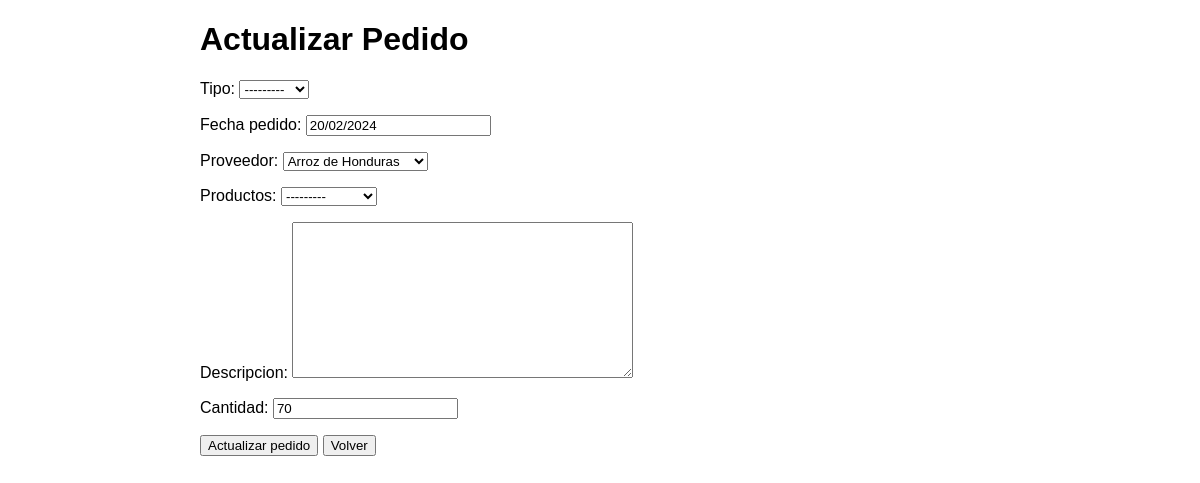
Page /detalle_pedido/3/actualizar/ on the earlier database version.
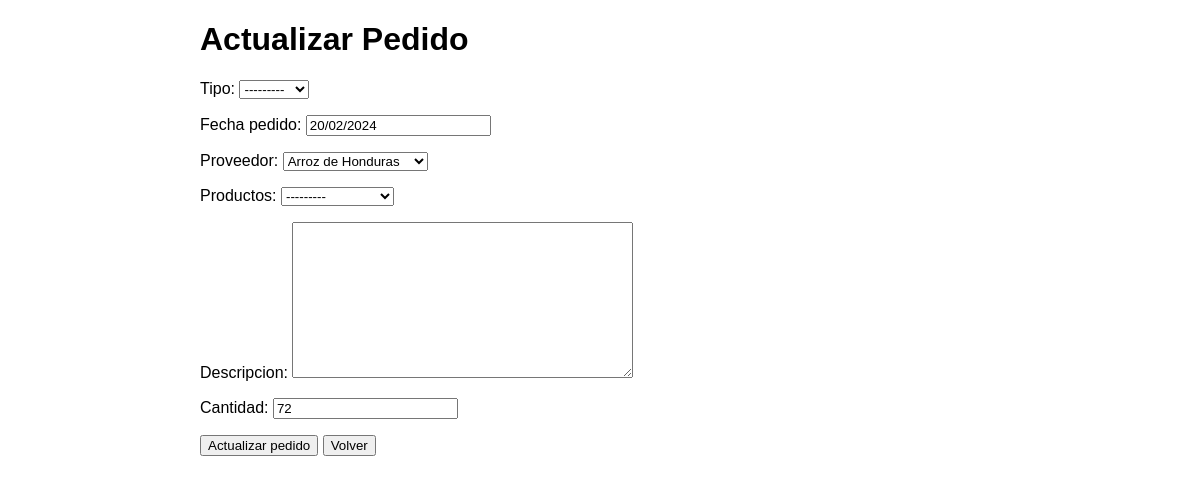
Same page on the later database version.
### inventario_app/models.py (models this page shows, shortened)
class Pedido(models.Model):
    TIPO_CHOICES = (
        ('COMPRA', 'Compra'),
        ('VENTA', 'Venta'),
    )
    tipo = models.CharField(max_length=6, choices=TIPO_CHOICES, null=True)
    fecha_pedido = models.DateField()
    proveedor = models.ForeignKey(Proveedor, on_delete=models.CASCADE)
    productos = models.ForeignKey(Producto, on_delete=models.CASCADE, null=True)
    descripcion = models.TextField(null=True)  # Nuevo atributo 'descripcion'
    cantidad = models.PositiveIntegerField()  # Nuevo atributo 'cantidad'

### inventario_app/views.py (the view)
# urls.py: path('detalle_pedido/<int:pk>/actualizar/', actualizar_pedido, name='actualizar_pedido'),
def actualizar_pedido(request, pk):
    pedido = get_object_or_404(Pedido, pk=pk)
    if request.method == 'POST':
        form = PedidoForm(request.POST, instance=pedido)
        if form.is_valid():
            form.save()
            return redirect('detalle_pedido', pk=pk)
    else:
        form = PedidoForm(instance=pedido)
    return render(request, 'actualizar_pedido.html', {'form': form})

### inventario_app/forms.py
class PedidoForm(forms.ModelForm):
    class Meta:
        model = Pedido
        fields = '__all__'

### inventario_app/models.py (called while the page is built)
    def __str__(self):
        return self.nombre

    def __str__(self):
        return self.nombre

### inventario_app/templates/actualizar_pedido.html (shortened to what this page needs)
{% load static %}
<!DOCTYPE html>
<html lang="es">
<head>
</head>
<body>
    <div class="container">
        <h1>Actualizar Pedido</h1>
        <form method="post">
            {{ form.as_p }}
            <button type="submit">Actualizar pedido</button>
            <button href="{% url 'lista_pedidos' %}">Volver</button>
        </form>
    </div>
</body>
</html>

Differences in the rows shown:
changed Pedido "Arroz de Honduras": cantidad "70" → "72"
